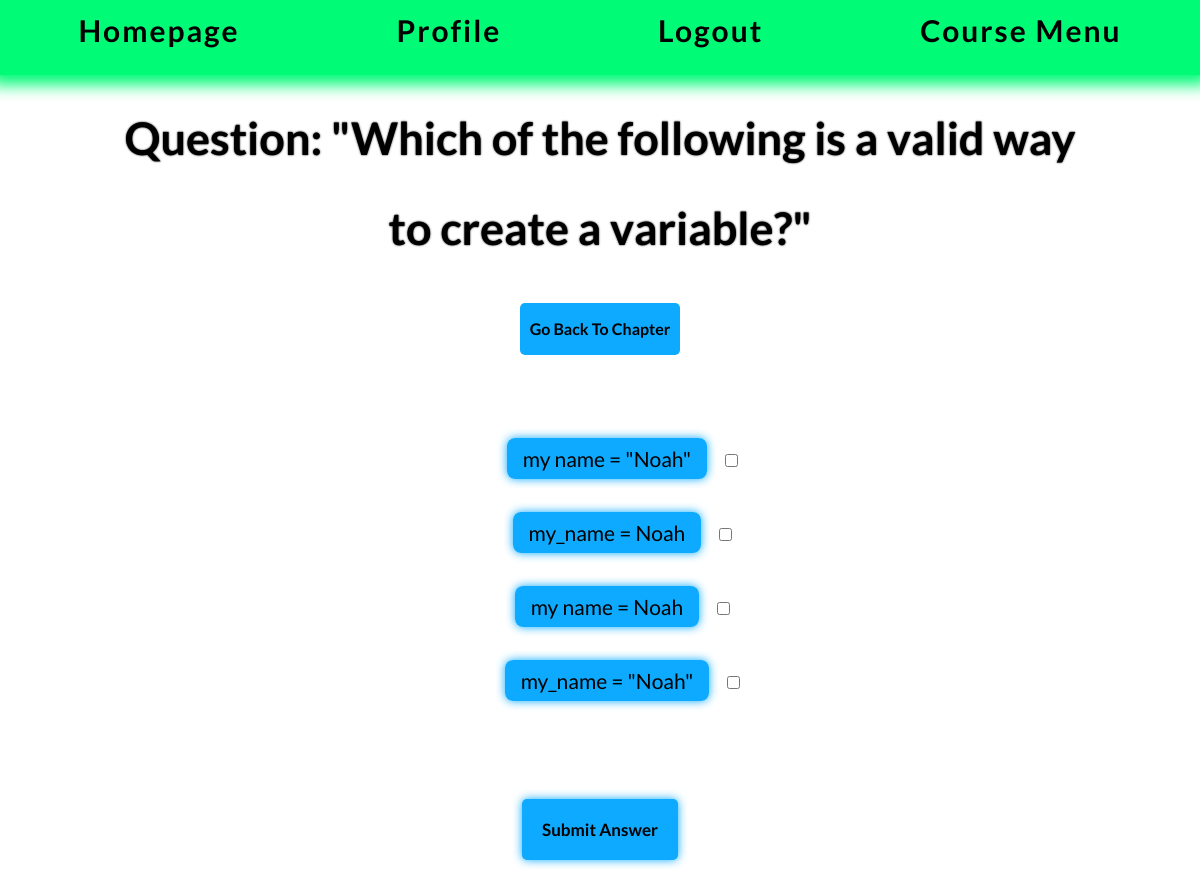
Page /course/Chapter/8/Quiz/ (signed in) on the committed database.
### course/models.py (models this page shows, shortened)
class Question(models.Model):
    chapter = models.ForeignKey(Chapter, on_delete=models.CASCADE, default="")
    question_code_text = models.TextField(max_length=1500, default=None,blank=True, null=True)
    question_text = models.CharField(max_length=200,default="Question_text")
    pub_date = models.DateTimeField("date published")
    explanation = models.TextField(default="Explanation")

class Choice(models.Model):
    question = models.ForeignKey(Question, on_delete=models.CASCADE)
    choice_text = models.CharField(max_length=200)
    votes = models.IntegerField(default=0)
    correct_choice = models.BooleanField(default=False)

### course/views.py (the view)
# urls.py: path('Chapter/<int:chapter_id>/Quiz/', views.QuizView,name='Quiz_url'),
@login_required
def QuizView(request,chapter_id):
    try:
        CurrentChapter = Chapter.objects.get(id=chapter_id)
        QuizQuestion = Question.objects.get(chapter=CurrentChapter)
    except (KeyError, Question.DoesNotExist):
        return(render(request,'course/ObjectDoesNotExist.html',{'object':'Quiz','error_message':error_message}))
    else:
        return render(request, 'course/question_base.html',{'question':QuizQuestion,'chapter':CurrentChapter})

### course/templatetags/course_in_category.py (called while the page is built)
@register.filter #LETS GO FIRST TRY I'M SO GOOD AT PYTHON LETS GOOOOO
def user_tag(content,user):
    return content.replace('{{ user.username }}',user.username)

### course/templates/course/question_base.html (shortened to what this page needs)
{% extends 'course/topbar.html' %}
{% load static %}
{% load course_in_category %}
    {% block content %}
            <div class="title">
                <h1>Question: "{{ question.question_text }}"</h1>
            </div>
     <div class="flex_container" id="flex_container_quiz">
                    <a href="{% url 'course:Chapter_url' chapter.id %}">Go Back To Chapter</a>
            </div>
                <form action ="{% url 'course:Results_url' chapter.id %}" method="post">
                    <fieldset>
                                 <div class="quiz_choices">
                        {% for choice in question.choice_set.all %}
                            <br>
                            <label for="{{ choice.choice_text }}"class="label">{{ choice.choice_text|user_tag:user }}</label>
                            <input class="checkbox" id="{{ choice.choice_text }}" type="checkbox" name="choice" value="{{choice.id}}">
                        {% endfor %}
                                         </div>
                        <div class="button">
                            <h1> <input type="submit" id="submit" value="Submit Answer" style="font-family:'Lato'"> </h1>
                        </div>
                        </fieldset>
                </form>
    {% endblock %}

### course/static/base.css (style rules this page uses)
:root { --black: #031A0D; --darker_green: #00c05b; --light_green: #00fb77; --lighter_green: #33FF94; --purple: #b357eb; --pink: #EB4BA2; --mg: #58eb40; --red: #eb3928; --yellow: #cce34; --offwhite: #B7BFEB; --grey: #e0e0e0; --color-primary-0: #00FF77; --color-primary-1: #A4FFCE; --color-primary-2: #70FFB2; --color-primary-3: #009947; --color-primary-4: #007637; --color-primary-5: #0DAAFF; --color-primary-6: #0083ca; --color-primary-7: #FF3900; --code_text: #f9f5fc; --border: solid var(--color-primary-3) 2px; --code_bg: #2B3245; --wide: 75%; --narrow: 50%; }
html { margin-left: 100px; margin-right: 100px; margin-top: 85px; margin-bottom: 85px; text-align: center; font-family: "Lato"; line-height: 2; }
.flex_container { display: flex; flex-direction: column; justify-content: center; align-items: center; }
.login,input { text-align: left; justify-content: left; margin-left: 50px; }
.quiz_choices { margin-top: 45px; margin-bottom: 45px; margin-left: 60px; }
.checkbox { margin-bottom: 45px; font-size: 15px; box-shadow: none; }
input { padding: 15px; margin: 15px; border-radius: 15px; margin-top: 15px; border: var(--border); background-color: var(--light_green); box-shadow: 0px 0px 10px var(--light_green); -webkit-transition: all .3s ease; -moz-transition: all .3s ease; -o-transition: all .3s ease; -ms-transition: all .3s ease; transition: all .3s ease; font-size: 21px; }
#submit { background-color: var(--color-primary-5); border: none; border-radius:5px; color: black; font-family: "Lato"; padding: 20px 20px; margin: 20px 20px; font-size: 17px; font-weight: bold; cursor: pointer; box-shadow: 0px 0px 10px var(--color-primary-5); -webkit-transition: all 1s ease; -moz-transition: all 1s ease; -o-transition: all 1s ease; -ms-transition: all 1s ease; transition: all 1s ease; }
label { background: var(--color-primary-5); box-shadow: 0px 0px 10px var(--color-primary-5); padding: 0.5rem 1rem; border-radius: 0.5rem; font-size: 21px; }
#flex_container_quiz { display: flex; }
fieldset { border: none; }
h1 { font-size: 45px; text-shadow: 0px 0px 2px black; }
a { font-style: normal; color: black; font-weight: bold; text-decoration: none; padding: 10px; border-radius: 5px; background-color: var(--color-primary-5); margin: auto; }

### rows in the picture
Question: question_text "Which of the following is a valid way to create a variable?"
Choice: choice_text|user_tag "my name = \"Noah\""
Choice: choice_text|user_tag "my_name = Noah"
Choice: choice_text|user_tag "my name = Noah"
Choice: choice_text|user_tag "my_name = \"Noah\""
